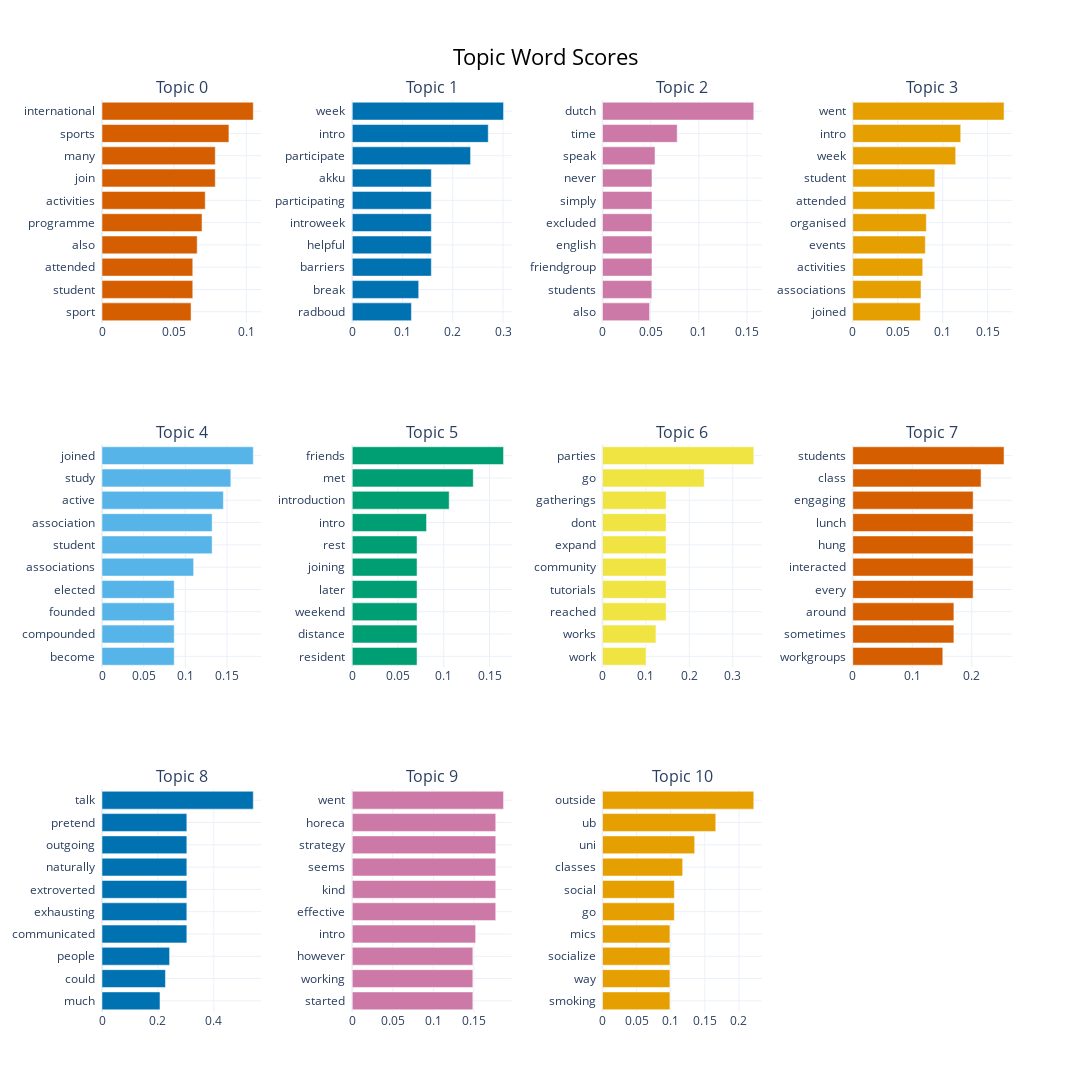

Notebook cell for this chart:
### Markdown cell above
## Block 8: Bar Chart of Top Words per Topic
- Display a bar chart showing the most significant words in each topic.
- This visualization provides a quick overview of the content defining each topic.

**Interpretation and Adjustment:**
- This chart is essential for assessing the quality and relevance of each topic based on its top words.
- If topics seem to contain irrelevant or overlapping keywords, consider more specific data preprocessing.

### Code cell
try:
    fig_barchart = topic_model.visualize_barchart(
        top_n_topics=20,   # number of topics to show
        n_words=50,        # top words for each topic
        width=300,
        height=400
    )
    fig_barchart.show()
except Exception as e:
    print("Bar chart visualization error:", e)

### Figure 1 — Plotly figure (JSON) as saved in the notebook; plotly's stock layout.template omitted (floating-point values rounded to 4 significant figures)
{"data": [{"marker": {"color": "#D55E00"}, "orientation": "h", "type": "bar", "x": [0.06171, 0.0629, 0.0629, 0.06595, 0.06931, 0.07153, 0.07848, 0.07848, 0.08794, 0.1048], "xaxis": "x", "y": ["sport  ", "student  ", "attended  ", "also  ", "programme  ", "activities  ", "join  ", "many  ", "sports  ", "international  "], "yaxis": "y"}, {"marker": {"color": "#0072B2"}, "orientation": "h", "type": "bar", "x": [0.1177, 0.1322, 0.1574, 0.1574, 0.1574, 0.1574, 0.1574, 0.2354, 0.2706, 0.301], "xaxis": "x2", "y": ["radboud  ", "break  ", "barriers  ", "helpful  ", "introweek  ", "participating  ", "akku  ", "participate  ", "intro  ", "week  "], "yaxis": "y2"}, {"marker": {"color": "#CC79A7"}, "orientation": "h", "type": "bar", "x": [0.04887, 0.05122, 0.05136, 0.05136, 0.05136, 0.05136, 0.05136, 0.05451, 0.07754, 0.157], "xaxis": "x3", "y": ["also  ", "students  ", "friendgroup  ", "english  ", "excluded  ", "simply  ", "never  ", "speak  ", "time  ", "dutch  "], "yaxis": "y3"}, {"marker": {"color": "#E69F00"}, "orientation": "h", "type": "bar", "x": [0.0752, 0.0759, 0.07782, 0.08068, 0.08181, 0.09125, 0.09125, 0.1145, 0.1201, 0.1682], "xaxis": "x4", "y": ["joined  ", "associations  ", "activities  ", "events  ", "organised  ", "attended  ", "student  ", "week  ", "intro  ", "went  "], "yaxis": "y4"}, {"marker": {"color": "#56B4E9"}, "orientation": "h", "type": "bar", "x": [0.0867, 0.0867, 0.0867, 0.0867, 0.11, 0.1322, 0.1322, 0.1457, 0.1546, 0.1816], "xaxis": "x5", "y": ["become  ", "compounded  ", "founded  ", "elected  ", "associations  ", "student  ", "association  ", "active  ", "study  ", "joined  "], "yaxis": "y5"}, {"marker": {"color": "#009E73"}, "orientation": "h", "type": "bar", "x": [0.07081, 0.07081, 0.07081, 0.07081, 0.07081, 0.07081, 0.08118, 0.1059, 0.1323, 0.1653], "xaxis": "x6", "y": ["resident  ", "distance  ", "weekend  ", "later  ", "joining  ", "rest  ", "intro  ", "introduction  ", "met  ", "friends  "], "yaxis": "y6"}, {"marker": {"color": "#F0E442"}, "orientation": "h", "type": "bar", "x": [0.1001, 0.1231, 0.1465, 0.1465, 0.1465, 0.1465, 0.1465, 0.1465, 0.2342, 0.3484], "xaxis": "x7", "y": ["work  ", "works  ", "reached  ", "tutorials  ", "community  ", "expand  ", "dont  ", "gatherings  ", "go  ", "parties  "], "yaxis": "y7"}, {"marker": {"color": "#D55E00"}, "orientation": "h", "type": "bar", "x": [0.1513, 0.17, 0.17, 0.2023, 0.2023, 0.2023, 0.2023, 0.2023, 0.2157, 0.2543], "xaxis": "x8", "y": ["workgroups  ", "sometimes  ", "around  ", "every  ", "interacted  ", "hung  ", "lunch  ", "engaging  ", "class  ", "students  "], "yaxis": "y8"}, {"marker": {"color": "#0072B2"}, "orientation": "h", "type": "bar", "x": [0.2074, 0.227, 0.2418, 0.3035, 0.3035, 0.3035, 0.3035, 0.3035, 0.3035, 0.5412], "xaxis": "x9", "y": ["much  ", "could  ", "people  ", "communicated  ", "exhausting  ", "extroverted  ", "naturally  ", "outgoing  ", "pretend  ", "talk  "], "yaxis": "y9"}, {"marker": {"color": "#CC79A7"}, "orientation": "h", "type": "bar", "x": [0.1487, 0.1487, 0.1487, 0.1522, 0.177, 0.177, 0.177, 0.177, 0.177, 0.1866], "xaxis": "x10", "y": ["started  ", "working  ", "however  ", "intro  ", "effective  ", "kind  ", "seems  ", "strategy  ", "horeca  ", "went  "], "yaxis": "y10"}, {"marker": {"color": "#E69F00"}, "orientation": "h", "type": "bar", "x": [0.0988, 0.0988, 0.0988, 0.0988, 0.1053, 0.1053, 0.1175, 0.1351, 0.166, 0.2217], "xaxis": "x11", "y": ["smoking  ", "way  ", "socialize  ", "mics  ", "go  ", "social  ", "classes  ", "uni  ", "ub  ", "outside  "], "yaxis": "y11"}], "layout": {"annotations": [{"font": {"size": 16}, "showarrow": false, "text": "Topic 0", "x": 0.0875, "xanchor": "center", "xref": "paper", "y": 1, "yanchor": "bottom", "yref": "paper"}, {"font": {"size": 16}, "showarrow": false, "text": "Topic 1", "x": 0.3625, "xanchor": "center", "xref": "paper", "y": 1, "yanchor": "bottom", "yref": "paper"}, {"font": {"size": 16}, "showarrow": false, "text": "Topic 2", "x": 0.6375, "xanchor": "center", "xref": "paper", "y": 1, "yanchor": "bottom", "yref": "paper"}, {"font": {"size": 16}, "showarrow": false, "text": "Topic 3", "x": 0.9125, "xanchor": "center", "xref": "paper", "y": 1, "yanchor": "bottom", "yref": "paper"}, {"font": {"size": 16}, "showarrow": false, "text": "Topic 4", "x": 0.0875, "xanchor": "center", "xref": "paper", "y": 0.6222, "yanchor": "bottom", "yref": "paper"}, {"font": {"size": 16}, "showarrow": false, "text": "Topic 5", "x": 0.3625, "xanchor": "center", "xref": "paper", "y": 0.6222, "yanchor": "bottom", "yref": "paper"}, {"font": {"size": 16}, "showarrow": false, "text": "Topic 6", "x": 0.6375, "xanchor": "center", "xref": "paper", "y": 0.6222, "yanchor": "bottom", "yref": "paper"}, {"font": {"size": 16}, "showarrow": false, "text": "Topic 7", "x": 0.9125, "xanchor": "center", "xref": "paper", "y": 0.6222, "yanchor": "bottom", "yref": "paper"}, {"font": {"size": 16}, "showarrow": false, "text": "Topic 8", "x": 0.0875, "xanchor": "center", "xref": "paper", "y": 0.2444, "yanchor": "bottom", "yref": "paper"}, {"font": {"size": 16}, "showarrow": false, "text": "Topic 9", "x": 0.3625, "xanchor": "center", "xref": "paper", "y": 0.2444, "yanchor": "bottom", "yref": "paper"}, {"font": {"size": 16}, "showarrow": false, "text": "Topic 10", "x": 0.6375, "xanchor": "center", "xref": "paper", "y": 0.2444, "yanchor": "bottom", "yref": "paper"}], "height": 1200, "hoverlabel": {"bgcolor": "white", "font": {"family": "Rockwell", "size": 16}}, "showlegend": false, "title": {"font": {"color": "Black", "size": 22}, "text": "Topic Word Scores", "x": 0.5, "xanchor": "center", "yanchor": "top"}, "width": 1200, "xaxis": {"anchor": "y", "domain": [0, 0.175], "showgrid": true}, "xaxis10": {"anchor": "y10", "domain": [0.275, 0.45], "showgrid": true}, "xaxis11": {"anchor": "y11", "domain": [0.55, 0.725], "showgrid": true}, "xaxis12": {"anchor": "y12", "domain": [0.825, 1], "showgrid": true}, "xaxis2": {"anchor": "y2", "domain": [0.275, 0.45], "showgrid": true}, "xaxis3": {"anchor": "y3", "domain": [0.55, 0.725], "showgrid": true}, "xaxis4": {"anchor": "y4", "domain": [0.825, 1], "showgrid": true}, "xaxis5": {"anchor": "y5", "domain": [0, 0.175], "showgrid": true}, "xaxis6": {"anchor": "y6", "domain": [0.275, 0.45], "showgrid": true}, "xaxis7": {"anchor": "y7", "domain": [0.55, 0.725], "showgrid": true}, "xaxis8": {"anchor": "y8", "domain": [0.825, 1], "showgrid": true}, "xaxis9": {"anchor": "y9", "domain": [0, 0.175], "showgrid": true}, "yaxis": {"anchor": "x", "domain": [0.7556, 1], "showgrid": true}, "yaxis10": {"anchor": "x10", "domain": [0, 0.2444], "showgrid": true}, "yaxis11": {"anchor": "x11", "domain": [0, 0.2444], "showgrid": true}, "yaxis12": {"anchor": "x12", "domain": [0, 0.2444], "showgrid": true}, "yaxis2": {"anchor": "x2", "domain": [0.7556, 1], "showgrid": true}, "yaxis3": {"anchor": "x3", "domain": [0.7556, 1], "showgrid": true}, "yaxis4": {"anchor": "x4", "domain": [0.7556, 1], "showgrid": true}, "yaxis5": {"anchor": "x5", "domain": [0.3778, 0.6222], "showgrid": true}, "yaxis6": {"anchor": "x6", "domain": [0.3778, 0.6222], "showgrid": true}, "yaxis7": {"anchor": "x7", "domain": [0.3778, 0.6222], "showgrid": true}, "yaxis8": {"anchor": "x8", "domain": [0.3778, 0.6222], "showgrid": true}, "yaxis9": {"anchor": "x9", "domain": [0, 0.2444], "showgrid": true}}}
